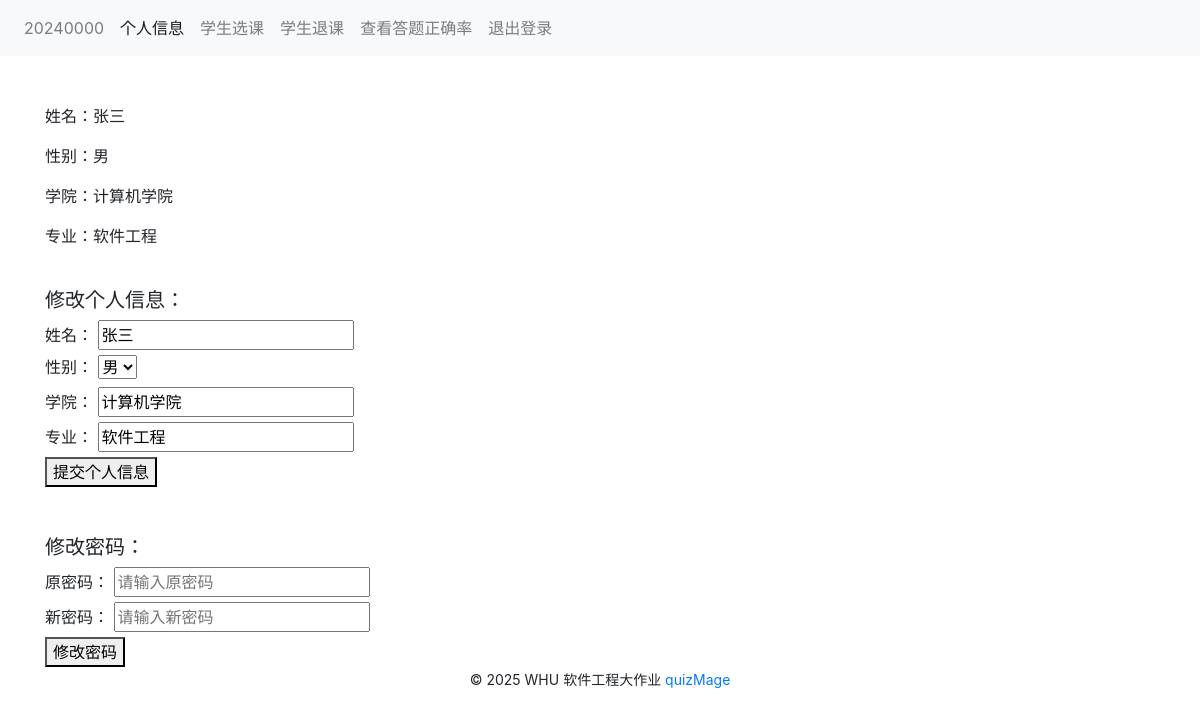
Before: /student/20240000/account with the older database file.
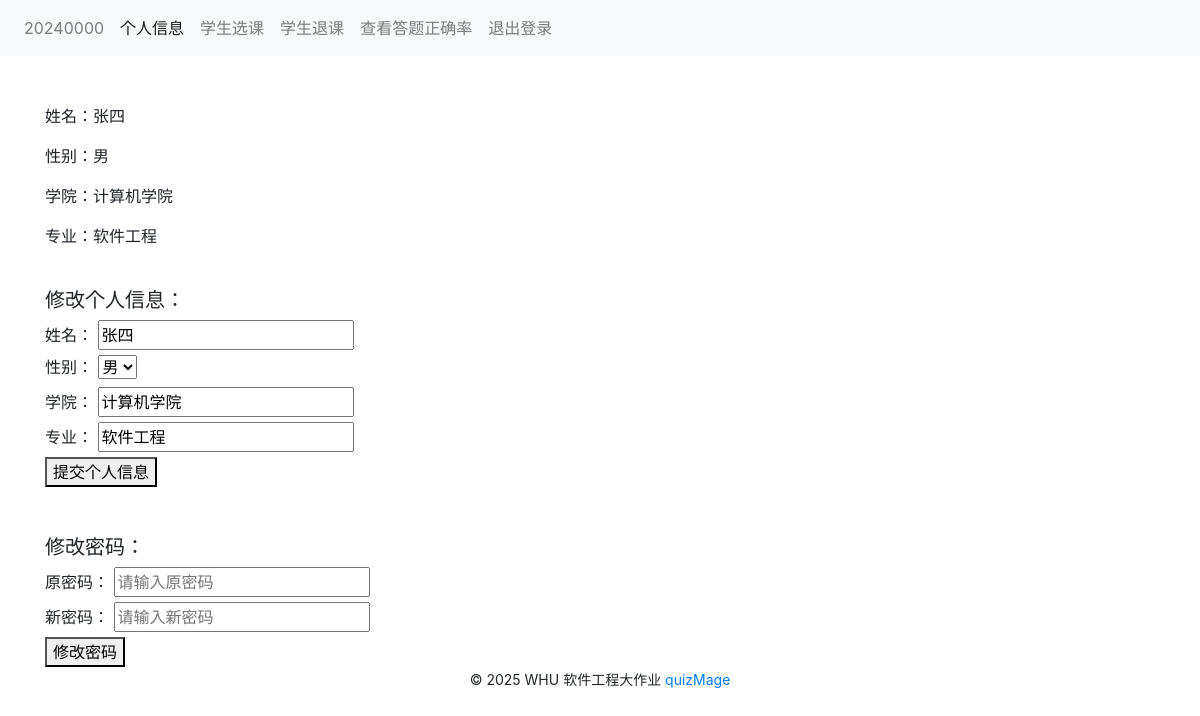
After: the same page with the newer database file.
### tables this page shows
CREATE TABLE "student" (
  "sno" INTEGER NOT NULL,
  "name" TEXT,
  "password" TEXT NOT NULL,
  "gender" char(2),
  "college" TEXT,
  "major" TEXT
);

### views/student_views.py (the view, shortened to what this page needs)
@student_bp.route('/<int:sno>/account', methods=['GET', 'POST'])
def student_account(sno):
    result, _ = get_sql("SELECT sno, name, password, gender, college, major FROM student WHERE sno='%s'" % sno)
    if not result:
        flash("学生信息不存在", "danger")
        return redirect(url_for("student_bp.profile", sno=sno))
    student_info = {
        'sno': result[0][0],
        'name': result[0][1],
        'password': result[0][2],  # 用于验证原密码
        'gender': result[0][3],
        'college': result[0][4],
        'major': result[0][5]
    }
    return render_template('student_account.html', **student_info)

### db_sqlite.py (called while the page is built)
def open_db():
    database = "./database.db"
    conn = sqlite3.connect(database)
    return conn

def get_sql(sql, conn=None):
    close_conn = False
    if conn is None:
        conn = open_db()
        close_conn = True
    cur = conn.cursor()
    cur.execute(sql)
    fields = [field[0] for field in cur.description]
    result = cur.fetchall()
    cur.close()
    if close_conn:
        close_db(conn)
    return result, fields

### templates/student_account.html (shortened to what this page needs)
{% extends 'student.html' %}
{% from 'bootstrap/form.html' import render_form %}
{% block content %}
    <br>
    <p>姓名：{{ name }}</p>
    <p>性别：{{ gender }}</p>
    <p>学院：{{ college }}</p>
    <p>专业：{{ major }}</p>
    <br>
    <h5>修改个人信息：</h5>
    <form method="POST" action="{{ url_for('student_bp.student_account', sno=sno) }}">
        <div>
            <label for="name">姓名：</label>
            <input type="text" name="name" value="{{ name }}" required>
        </div>
        <div>
            <label for="gender">性别：</label>
            <select name="gender" required>
                <option value="男" {% if gender == '男' %}selected{% endif %}>男</option>
            </select>
        </div>
        <div>
            <label for="college">学院：</label>
            <input type="text" name="college" value="{{ college }}" required>
        </div>
        <div>
            <label for="major">专业：</label>
            <input type="text" name="major" value="{{ major }}" required>
        </div>
        <button type="submit" name="action" value="update_info">提交个人信息</button>
    </form>
    <br><br>
    <h5>修改密码：</h5>
    <form method="POST" action="{{ url_for('student_bp.student_account', sno=sno) }}">
        <div>
            <label>原密码：</label>
            <input type="password" name="secret" placeholder="请输入原密码" required>
        </div>
        <div>
            <label>新密码：</label>
            <input type="password" name="password" placeholder="请输入新密码" required>
        </div>
        <button type="submit" name="action" value="update_password">修改密码</button>
    </form>
{% endblock %}

### templates/student.html
{% extends 'base.html' %}
{% from 'bootstrap/nav.html' import render_nav_item %}
{% block head %}
    {{ render_nav_item('student_bp.profile', sno, sno=sno) }}
    {{ render_nav_item('student_bp.student_account', '个人信息', sno=sno) }}
    {{ render_nav_item('student_bp.student_course_select', '学生选课', sno=sno) }}
    {{ render_nav_item('student_bp.student_course_delete', '学生退课', sno=sno) }}
    {{ render_nav_item('student_bp.student_accuracy', '查看答题正确率', sno=sno) }}
    {{ render_nav_item('login_bp.index', '退出登录') }}
{% endblock %}

### templates/base.html (shortened to what this page needs)
{% from 'bootstrap/utils.html' import render_messages %}
<!DOCTYPE html>
<html lang="en">
<head>
    {{ bootstrap.load_css() }}
</head>
<body>
    <nav class="navbar navbar-expand-lg navbar-light bg-light mb-4">
        <div class="collapse navbar-collapse" id="navbarSupportedContent">
            <ul class="navbar-nav mr-auto">
                {% block head %}{% endblock %}
            </ul>
        </div>
    </nav>
    <main class="container">
        {% block content %}{% endblock %}
    </main>
    <footer class="text-center">
        {% block footer %}
            <small> &copy; 2025 WHU 软件工程大作业 <a href="http://127.0.0.1:5000/" title="quizMage">quizMage</a>
            </small>
        {% endblock %}
    </footer>
</body>
</html>

Changed rows visible on the page:
changed student "个人信息": name "张三" → "张四"
